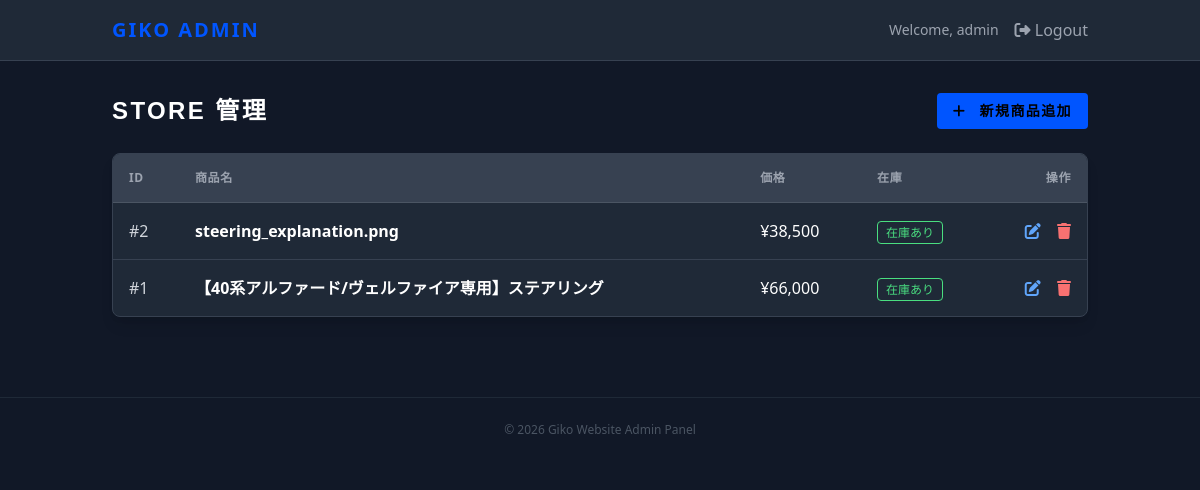
The page /admin/store/index.php (signed in) on the database its author committed.
### tables this page shows
CREATE TABLE `products` (
  `id` int(11) NOT NULL AUTO_INCREMENT,
  `name` varchar(255) NOT NULL,
  `price` int(11) NOT NULL,
  `shipping_fee` int(11) DEFAULT '0',
  `short_description` text,
  `description` text,
  `compatible_models` varchar(255) DEFAULT NULL,
  `model_code` varchar(255) DEFAULT NULL,
  `images` json DEFAULT NULL,
  `options` json DEFAULT NULL,
  `stock_status` int(11) DEFAULT '1',
  `created_at` timestamp NOT NULL DEFAULT CURRENT_TIMESTAMP,
  `updated_at` timestamp NOT NULL DEFAULT CURRENT_TIMESTAMP ON UPDATE CURRENT_TIMESTAMP,
  PRIMARY KEY (`id`)
);

### admin/store/index.php (the view, shortened to what this page needs)
<?php
require_once '../includes/db.php';
try {
    $stmt = $pdo->query("SELECT * FROM products ORDER BY id DESC");
    $products = $stmt->fetchAll();
} catch (PDOException $e) {
    $error = "DB Error: " . $e->getMessage();
}
require_once '../includes/header.php';
?>
<div class="mb-6 flex justify-between items-center">
    <h1 class="text-2xl font-bold font-en tracking-widest text-white">STORE 管理</h1>
    <a href="edit.php"
        class="bg-primary hover:bg-yellow-500 text-black font-bold py-2 px-4 rounded transition-colors tracking-widest font-en text-sm">
        <i class="fas fa-plus mr-2"></i> 新規商品追加
    </a>
</div>
<div class="admin-card">
    <div class="overflow-x-auto">
        <table class="w-full text-left border-collapse">
            <thead>
                <tr class="bg-gray-700 text-gray-400 text-xs uppercase tracking-wider">
                    <th class="p-4 font-bold border-b border-gray-600">ID</th>
                    <th class="p-4 font-bold border-b border-gray-600">商品名</th>
                    <th class="p-4 font-bold border-b border-gray-600">価格</th>
                    <th class="p-4 font-bold border-b border-gray-600">在庫</th>
                    <th class="p-4 font-bold border-b border-gray-600 text-right">操作</th>
                </tr>
            </thead>
            <tbody class="divide-y divide-gray-700">
                <?php if (count($products) > 0): ?>
                    <?php foreach ($products as $product): ?>
                        <tr class="hover:bg-gray-750 transition-colors">
                            <td class="p-4 text-gray-300">#<?php echo $product['id']; ?></td>
                            <td class="p-4 font-bold text-white"><?php echo htmlspecialchars($product['name']); ?></td>
                            <td class="p-4">¥<?php echo number_format($product['price']); ?></td>
                            <td class="p-4">
                                <?php if ($product['stock_status']): ?>
                                    <span class="text-green-400 text-xs border border-green-400 px-2 py-0.5 rounded">在庫あり</span>
                                <?php else: ?>
                                    <span class="text-red-400 text-xs border border-red-400 px-2 py-0.5 rounded">SOLD OUT</span>
                                <?php endif; ?>
                            </td>
                            <td class="p-4 text-right">
                                <a href="edit.php?id=<?php echo $product['id']; ?>"
                                    class="text-blue-400 hover:text-blue-300 mr-3 transition-colors"><i
                                        class="fas fa-edit"></i></a>
                                <a href="delete.php?id=<?php echo $product['id']; ?>"
                                    class="text-red-400 hover:text-red-300 transition-colors"
                                    onclick="return confirm('削除してもよろしいですか？');"><i class="fas fa-trash"></i></a>
                            </td>
                        </tr>
                    <?php endforeach; ?>
                <?php endif; ?>
            </tbody>
        </table>
    </div>
</div>
<?php require_once '../includes/footer.php'; ?>

### css/admin/style.css (style rules this page uses)
body { background-color: #111827; color: #ffffff; font-family: ui-sans-serif, system-ui, -apple-system, BlinkMacSystemFont, "Segoe UI", Roboto, "Helvetica Neue", Arial, sans-serif; -webkit-font-smoothing: antialiased; }
.admin-card { background-color: #1f2937; border-radius: 0.5rem; box-shadow: 0 10px 15px -3px rgba(0, 0, 0, 0.1), 0 4px 6px -2px rgba(0, 0, 0, 0.05); border: 1px solid #374151; overflow: hidden; }

### rows shown on the page
products: id "2", name "steering_explanation.png", price "38,500", stock_status "在庫あり"
products: id "1", name "【40系アルファード/ヴェルファイア専用】ステアリング", price "66,000", stock_status "在庫あり"

### other values the page prints
$_SESSION['username'] "admin"
